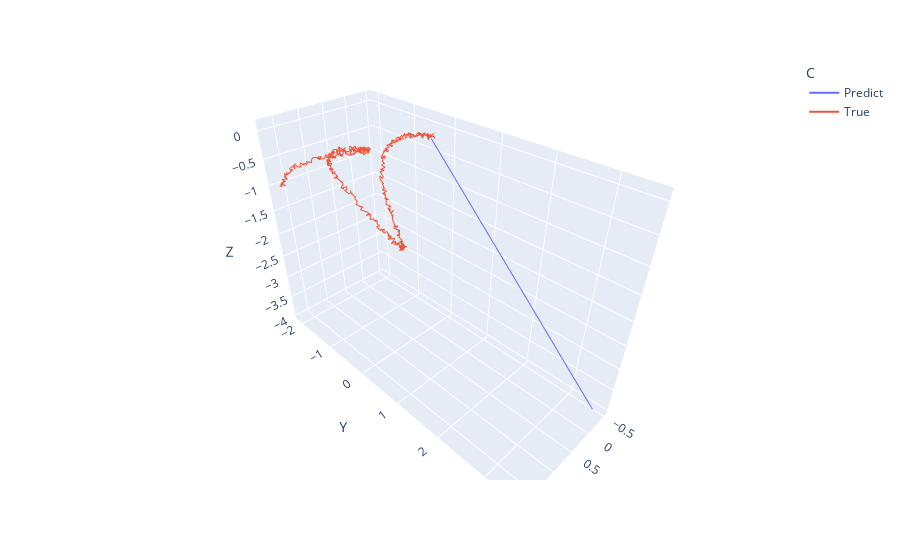

The cell this chart's notebook holds for it:
### Code cell
fig = px.line_3d(d, x="X", y="Y", z="Z", color='C')
# fig = px.scatter_3d(data, x="X", y="Y", z="Z")
fig.show()

### Figure 1 — Plotly figure (JSON) as saved in the notebook; plotly's stock layout.template omitted (floating-point values rounded to 4 significant figures; data arrays with more than 128 entries replaced by an {"elided": "..."} marker saying what was removed)
{"data": [{"hovertemplate": "C=Predict<br>X=%{x}<br>Y=%{y}<br>Z=%{z}<extra></extra>", "legendgroup": "Predict", "line": {"color": "#636efa", "dash": "solid"}, "marker": {"symbol": "circle"}, "mode": "lines", "name": "Predict", "scene": "scene", "showlegend": true, "type": "scatter3d", "x": {"elided": "499 float values"}, "y": {"elided": "499 float values"}, "z": {"elided": "499 float values"}}, {"hovertemplate": "C=True<br>X=%{x}<br>Y=%{y}<br>Z=%{z}<extra></extra>", "legendgroup": "True", "line": {"color": "#EF553B", "dash": "solid"}, "marker": {"symbol": "circle"}, "mode": "lines", "name": "True", "scene": "scene", "showlegend": true, "type": "scatter3d", "x": {"elided": "500 float values"}, "y": {"elided": "500 float values"}, "z": {"elided": "500 float values"}}], "layout": {"legend": {"title": {"text": "C"}, "tracegroupgap": 0}, "margin": {"t": 60}, "scene": {"domain": {"x": [0, 1], "y": [0, 1]}, "xaxis": {"title": {"text": "X"}}, "yaxis": {"title": {"text": "Y"}}, "zaxis": {"title": {"text": "Z"}}}}}
